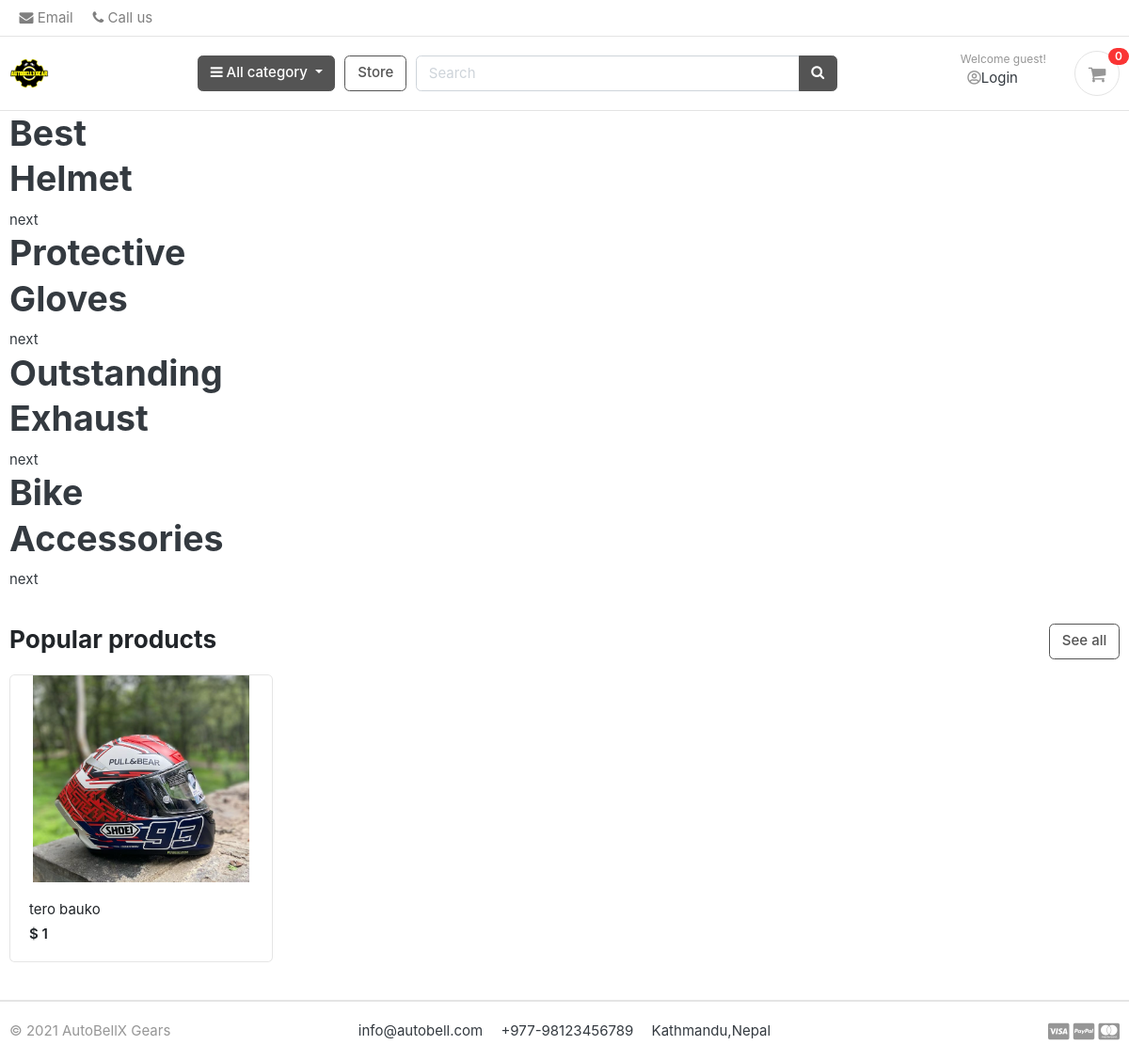
The page / on the database its author committed.
### store/models.py (models this page shows, shortened)
class Product(models.Model):
    product_name    = models.CharField(max_length=200, unique=True)
    slug            = models.SlugField(max_length=200, unique=True)
    description     = models.TextField(max_length=500, blank=True)
    price           = models.IntegerField()
    images          = models.ImageField(upload_to='photos/products')
    stock           = models.IntegerField()
    is_available    = models.BooleanField(default=True)
    category        = models.ForeignKey(Category, on_delete=models.CASCADE)
    created_date    = models.DateTimeField(auto_now_add=True)
    modified_date   = models.DateTimeField(auto_now=True)
    def get_url(self):
        return reverse('product_detail', args=[self.category.slug, self.slug])

### greatkart/views.py (the view)
# urls.py: 2. Add a URL to urlpatterns:  path('', views.home, name='home')
def home(request):
    products = Product.objects.all().filter(is_available=True)
    context = {
        'products': products,
    }
    return render(request, 'home.html', context)

### carts/context_processors.py (called while the page is built)
def counter(request):
    cart_count = 0
    if 'admin' in request.path:
        return {}
    else:
        try:
            cart = Cart.objects.filter(cart_id=_cart_id(request))
            if request.user.is_authenticated:
                cart_items = CartItem.objects.all().filter(user=request.user)
            else:
                cart_items = CartItem.objects.all().filter(cart=cart[:1])
            for cart_item in cart_items:
                cart_count += cart_item.quantity
        except Cart.DoesNotExist:
            cart_count = 0
    return dict(cart_count=cart_count)

### carts/views.py (called while the page is built)
def _cart_id(request):
    cart = request.session.session_key
    if not cart:
        cart = request.session.create()
    return cart

### category/context_processors.py (called while the page is built)
def menu_links(request):
    links = Category.objects.all()
    return dict(links=links)

### category/models.py (called while the page is built)
    def get_url(self):
            return reverse('products_by_category', args=[self.slug])

### templates/home.html (shortened to what this page needs)
{% extends 'base.html' %}
{% load static %}
{% block content %}
<div class="container-fluid" style="overflow-x: hidden">
<div class="slider">
	<div class="slider__slide slider__slide--active" data-slide="1">
		<div class="slider__inner">
		<div class="slider__content">
			<h1>Best <br> Helmet</h1><a class="go-to-next">next</a>
		</div>
		</div>
	</div>
	<div class="slider__slide" data-slide="2">
		<div class="slider__inner">
		<div class="slider__content">
			<h1>Protective <br> Gloves</h1><a class="go-to-next">next</a>
		</div>
		</div>
	</div>
	<div class="slider__slide" data-slide="3">
		<div class="slider__inner">
		<div class="slider__content">
			<h1>Outstanding <br> Exhaust</h1><a class="go-to-next">next</a>
		</div>
		</div>
	</div>
		<div class="slider__slide" data-slide="4">
		<div class="slider__inner">
		<div class="slider__content">
			<h1>Bike <br> Accessories</h1><a class="go-to-next">next</a>
		</div>
		</div>
	</div>
	</div>
	</div>
<section class="section-name padding-y-sm">
<div class="container">
<header class="section-heading">
	<a href="{% url 'store' %}" class="btn btn-outline-secondary float-right">See all</a>
	<h3 class="section-title">Popular products</h3>
</header>
<div class="row">
	{% for product in products %}
	<div class="col-md-3">
		<div class="card card-product-grid">
			<a href="{{ product.get_url }}" class="img-wrap"> <img src="{{ product.images.url }}"> </a>
			<figcaption class="info-wrap">
				<a href="{{ product.get_url }}" class="title">{{ product.product_name }}</a>
				<div class="price mt-1">$ {{ product.price }}</div>
			</figcaption>
		</div>
	</div>
	{% endfor %}
</div>
</div>
</section>
</body>
</html>
{% endblock %}

### static/css/ui.css (style rules this page uses)
html { font-family: "Inter", sans-serif; font-size: 15px; }
.img-wrap { text-align: center; display: block; }
.img-wrap img { max-width: 100%; }
.padding-y-sm { padding-top: 20px; padding-bottom: 20px; }
.section-heading { margin-bottom: 20px; margin-top: 15px; }
.section-title { color: #212529; }
[class*=card-product] a.title { color: #212529; display: block; }
[class*=card-product] .img-wrap { overflow: hidden; position: relative; }
[class*=card-product] .img-wrap img { height: 100%; max-width: 100%; width: auto; display: inline-block; -o-object-fit: cover; object-fit: cover; }
.card-product-grid { margin-bottom: 20px; }
.card-product-grid .img-wrap { border-radius: 0.2rem 0.2rem 0 0; height: 220px; }
.card-product-grid .info-wrap { overflow: hidden; padding: 18px 20px; }
.card .img-wrap { overflow: hidden; }
.price { font-weight: 600; color: #212529; }

### rows shown on the page
Product: images (picture), product_name "tero bauko", price "1"

### other values the page prints
{{ cart_count }} "0"
